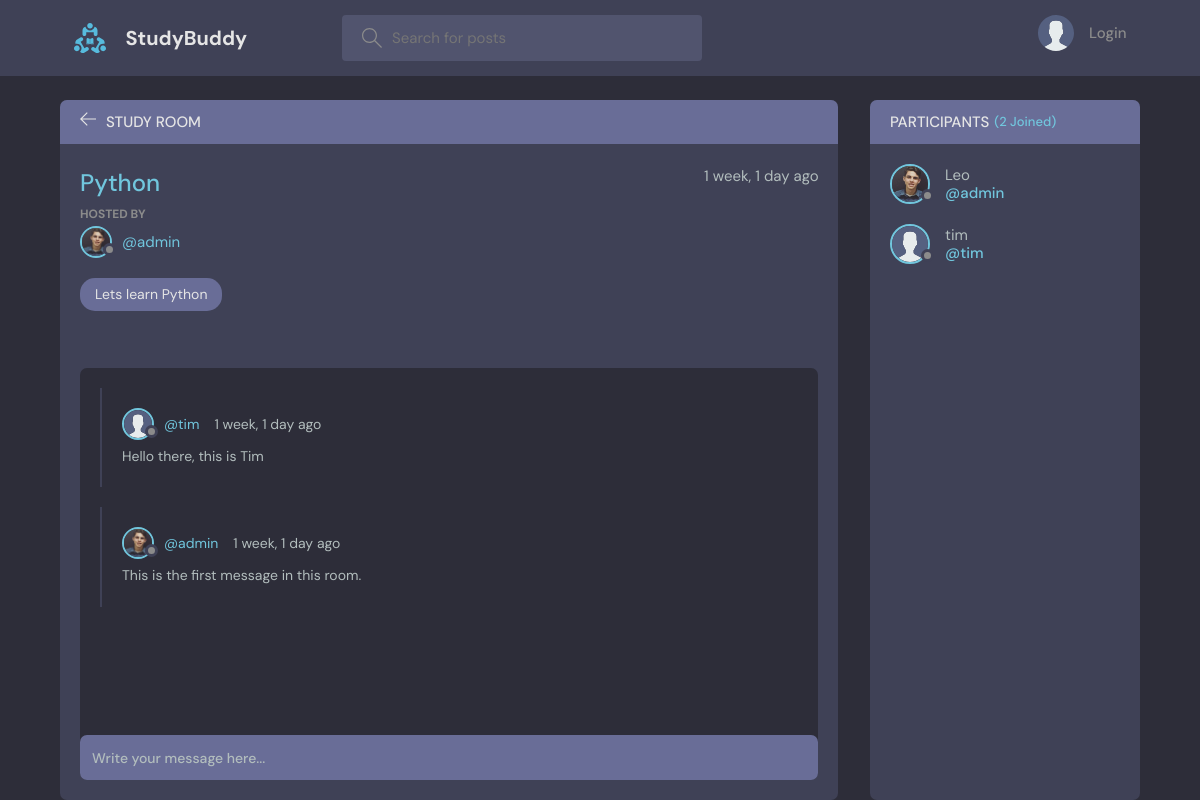
The page /room/1/ on the database its author committed.
### base/models.py (models this page shows, shortened)
class Room(models.Model):
    host = models.ForeignKey(User, on_delete=models.SET_NULL, null=True)
    topic = models.ForeignKey(Topic, on_delete=models.SET_NULL, null=True)
    name = models.CharField(max_length=200)
    description = models.TextField(null=True, blank=True)
    participants = models.ManyToManyField(User, related_name='participants', blank=True)
    updated = models.DateTimeField(auto_now=True) #auto_now everytime the save method is called, save the timestamp
    created = models.DateTimeField(auto_now_add=True) #auto_now_add Save the timestamp only the first time the record is created/saved
    class Meta:
        ordering = ['-updated', '-created']

class User(AbstractUser):
    name = models.CharField(max_length=200, null=True)
    email = models.EmailField(unique=True, null=True)
    bio = models.TextField(null=True)
    avatar = models.ImageField(null=True, default="avatar.svg") # This field depends on another package: python -m install pillow
    USERNAME_FIELD = 'email'
    REQUIRED_FIELDS = []

class Topic(models.Model):
    name = models.CharField(max_length=200)
    def __str__(self):
        return self.name

class Message(models.Model):
    user = models.ForeignKey(User, on_delete=models.CASCADE)  #CASCADE = If the user gets deleted, all the msgs get deleted / #Refer to Django user model which we are using here
    room = models.ForeignKey(Room, on_delete=models.CASCADE) #CASCADE = If the room gets deleted, all the messages get deleted
    body = models.TextField()
    updated = models.DateTimeField(auto_now=True) #auto_now everytime the save method is called, save the timestamp
    created = models.DateTimeField(auto_now_add=True) #auto_now_add Save the timestamp only the first time the record is created/saved
    class Meta:
        ordering = ['-updated', '-created']

### base/views.py (the view, shortened to what this page needs)
# urls.py: path('room/<str:pk>/', views.room, name='room'),
def room(request, pk):
    room = Room.objects.get(id=pk)
    room_messages = room.message_set.all().order_by('-created') #Get all the children (messages) of this room
    participants = room.participants.all()
    context = {'room':room, 'room_messages':room_messages,
    'participants':participants}
    return render(request, 'base/room.html', context)

### base/templates/base/room.html (shortened to what this page needs)
{% extends 'main.html' %}
{% block content %}
<main class="profile-page layout layout--2">
  <div class="container">
    <div class="room">
      <div class="room__top">
        <div class="room__topLeft">
          <a href="{% url 'home' %}">
            <svg version="1.1" xmlns="http://www.w3.org/2000/svg" width="32" height="32" viewBox="0 0 32 32">
              <title>arrow-left</title>
              <path
                d="M13.723 2.286l-13.723 13.714 13.719 13.714 1.616-1.611-10.96-10.96h27.625v-2.286h-27.625l10.965-10.965-1.616-1.607z">
              </path>
            </svg>
          </a>
          <h3>Study Room</h3>
        </div>
      </div>
      <div class="room__box scroll">
        <div class="room__header scroll">
          <div class="room__info">
            <h3>{{room.name}}</h3>
            <span>{{room.created|timesince}} ago</span>
          </div>
          <div class="room__hosted">
            <p>Hosted By</p>
            <a href="{% url 'user-profile' room.host.id %}" class="room__author">
              <div class="avatar avatar--small">
                <img src="{{room.host.avatar.url}}" />
              </div>
              <span>@{{room.host.username}}</span>
            </a>
          </div>
          <span class="room__topics">{{room.topic}}</span>
        </div>
        <div class="room__conversation">
          <div class="threads scroll">
            {% for message in room_messages %}
            <div class="thread">
              <div class="thread__top">
                <div class="thread__author">
                  <a href="{% url 'user-profile' message.user.id %}" class="thread__authorInfo">
                    <div class="avatar avatar--small">
                      <img src="{{message.user.avatar.url}}" />
                    </div>
                    <span>@{{message.user.username}}</span>
                  </a>
                  <span class="thread__date">{{message.created|timesince}} ago</span>
                </div>
              </div>
              <div class="thread__details">
                {{message.body}}
              </div>
            </div>
            {% endfor %}
          </div>
        </div>
      </div>
      <div class="room__message">
        <form action="" method="POST">
          <input name="body" placeholder="Write your message here..." />
        </form>
      </div>
    </div>
    <div class="participants">
      <h3 class="participants__top">Participants <span>({{participants.count}} Joined)</span></h3>
      <div class="participants__list scroll">
        {% for user in participants %}
        <a href="{%  url 'user-profile' user.id %}" class="participant">
          <div class="avatar avatar--medium">
            <img src="{{user.avatar.url}}" />
          </div>
          <p>
            {{user.name}}
            <span>@{{user.username}}</span>
          </p>
        </a>
        {% endfor %}
      </div>
    </div>
  </div>
</main>
{% endblock content %}

### rows shown on the page
Room: name "Python", created "1 week, 1 day", host.avatar (picture), host.username "admin", topic "Lets learn Python"
Message: user.avatar (placeholder picture), user.username "tim", created "1 week, 1 day", body "Hello there, this is Tim"
Message: user.avatar (picture), user.username "admin", created "1 week, 1 day", body "This is the first message in this room."
User: avatar (picture), name "Leo", username "admin"
User: avatar (placeholder picture), name "tim", username "tim"

### other values the page prints
{{ participants.count }} "2"
